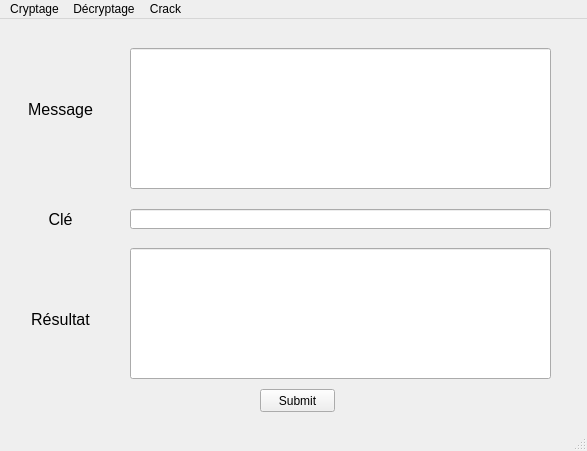
<?xml version="1.0" encoding="UTF-8"?>
<ui version="4.0">
 <class>MainWindow</class>
 <widget class="QMainWindow" name="MainWindow">
  <property name="geometry">
   <rect>
    <x>0</x>
    <y>0</y>
    <width>587</width>
    <height>451</height>
   </rect>
  </property>
  <property name="windowTitle">
   <string>MainWindow</string>
  </property>
  <widget class="QWidget" name="centralwidget">
   <widget class="QLabel" name="label_message">
    <property name="geometry">
     <rect>
      <x>20</x>
      <y>80</y>
      <width>81</width>
      <height>21</height>
     </rect>
    </property>
    <property name="font">
     <font>
      <pointsize>12</pointsize>
     </font>
    </property>
    <property name="locale">
     <locale language="English" country="UnitedStates"/>
    </property>
    <property name="text">
     <string>Message</string>
    </property>
    <property name="alignment">
     <set>Qt::AlignCenter</set>
    </property>
   </widget>
   <widget class="QLabel" name="label_key">
    <property name="geometry">
     <rect>
      <x>20</x>
      <y>190</y>
      <width>81</width>
      <height>21</height>
     </rect>
    </property>
    <property name="font">
     <font>
      <pointsize>12</pointsize>
     </font>
    </property>
    <property name="locale">
     <locale language="English" country="UnitedStates"/>
    </property>
    <property name="text">
     <string>Clé</string>
    </property>
    <property name="alignment">
     <set>Qt::AlignCenter</set>
    </property>
   </widget>
   <widget class="QLabel" name="label_result">
    <property name="geometry">
     <rect>
      <x>20</x>
      <y>290</y>
      <width>81</width>
      <height>21</height>
     </rect>
    </property>
    <property name="font">
     <font>
      <pointsize>12</pointsize>
     </font>
    </property>
    <property name="locale">
     <locale language="English" country="UnitedStates"/>
    </property>
    <property name="text">
     <string>Résultat</string>
    </property>
    <property name="alignment">
     <set>Qt::AlignCenter</set>
    </property>
   </widget>
   <widget class="QLineEdit" name="lineEdit_message">
    <property name="geometry">
     <rect>
      <x>130</x>
      <y>29</y>
      <width>421</width>
      <height>141</height>
     </rect>
    </property>
    <property name="text">
     <string/>
    </property>
    <property name="alignment">
     <set>Qt::AlignLeading|Qt::AlignLeft|Qt::AlignTop</set>
    </property>
   </widget>
   <widget class="QLineEdit" name="lineEdit_key">
    <property name="geometry">
     <rect>
      <x>130</x>
      <y>190</y>
      <width>421</width>
      <height>20</height>
     </rect>
    </property>
   </widget>
   <widget class="QLineEdit" name="lineEdit_result">
    <property name="geometry">
     <rect>
      <x>130</x>
      <y>229</y>
      <width>421</width>
      <height>131</height>
     </rect>
    </property>
    <property name="readOnly">
     <bool>true</bool>
    </property>
   </widget>
   <widget class="QPushButton" name="pushButton_Submit">
    <property name="geometry">
     <rect>
      <x>260</x>
      <y>370</y>
      <width>75</width>
      <height>23</height>
     </rect>
    </property>
    <property name="text">
     <string>Submit</string>
    </property>
   </widget>
  </widget>
  <widget class="QMenuBar" name="menubar">
   <property name="geometry">
    <rect>
     <x>0</x>
     <y>0</y>
     <width>587</width>
     <height>21</height>
    </rect>
   </property>
   <widget class="QMenu" name="menuCryptage">
    <property name="title">
     <string>Cryptage</string>
    </property>
    <widget class="QMenu" name="menuBasiques">
     <property name="title">
      <string>Basiques</string>
     </property>
     <addaction name="actionCesar"/>
     <addaction name="actionVegenere"/>
     <addaction name="actionSubstitution"/>
     <addaction name="actionTransposition"/>
    </widget>
    <widget class="QMenu" name="menuSym_triques">
     <property name="title">
      <string>Symétriques</string>
     </property>
     <addaction name="actionDES"/>
    </widget>
    <widget class="QMenu" name="menuAsym_triques">
     <property name="title">
      <string>Asymétriques</string>
     </property>
     <addaction name="actionRSA"/>
    </widget>
    <addaction name="menuBasiques"/>
    <addaction name="separator"/>
    <addaction name="menuSym_triques"/>
    <addaction name="separator"/>
    <addaction name="menuAsym_triques"/>
   </widget>
   <widget class="QMenu" name="menuDecryptage">
    <property name="title">
     <string>Décryptage</string>
    </property>
    <widget class="QMenu" name="menuBasiques_2">
     <property name="title">
      <string>Basiques</string>
     </property>
     <addaction name="actionCesar_2"/>
     <addaction name="actionVegenere_2"/>
     <addaction name="actionSubstitution_2"/>
     <addaction name="actionTransposition_2"/>
    </widget>
    <widget class="QMenu" name="menuSym_triques_2">
     <property name="title">
      <string>Symétriques</string>
     </property>
     <addaction name="actionDES_2"/>
    </widget>
    <widget class="QMenu" name="menuAsym_triques_2">
     <property name="title">
      <string>Asymétriques</string>
     </property>
     <addaction name="actionRSA_2"/>
    </widget>
    <addaction name="menuBasiques_2"/>
    <addaction name="separator"/>
    <addaction name="menuSym_triques_2"/>
    <addaction name="separator"/>
    <addaction name="menuAsym_triques_2"/>
   </widget>
   <widget class="QMenu" name="menuCrack">
    <property name="title">
     <string>Crack</string>
    </property>
    <widget class="QMenu" name="menuBasiques_3">
     <property name="title">
      <string>Basiques</string>
     </property>
     <addaction name="actionVegenere3"/>
    </widget>
    <addaction name="menuBasiques_3"/>
    <addaction name="separator"/>
    <addaction name="actionSymetriques_3"/>
    <addaction name="separator"/>
    <addaction name="actionAsym_triques_3"/>
   </widget>
   <addaction name="menuCryptage"/>
   <addaction name="menuDecryptage"/>
   <addaction name="menuCrack"/>
  </widget>
  <widget class="QStatusBar" name="statusbar"/>
  <action name="actionSymetriques_3">
   <property name="text">
    <string>Symétriques</string>
   </property>
  </action>
  <action name="actionAsym_triques_3">
   <property name="text">
    <string>Asymétriques</string>
   </property>
  </action>
  <action name="actionCesar">
   <property name="text">
    <string>César</string>
   </property>
  </action>
  <action name="actionVegenere">
   <property name="text">
    <string>Vegenère</string>
   </property>
  </action>
  <action name="actionSubstitution">
   <property name="text">
    <string>Substitution</string>
   </property>
  </action>
  <action name="actionTransposition">
   <property name="text">
    <string>Transposition</string>
   </property>
  </action>
  <action name="actionCesar_2">
   <property name="text">
    <string>César</string>
   </property>
  </action>
  <action name="actionVegenere_2">
   <property name="text">
    <string>Vegenère</string>
   </property>
  </action>
  <action name="actionSubstitution_2">
   <property name="text">
    <string>Substitution</string>
   </property>
  </action>
  <action name="actionTransposition_2">
   <property name="text">
    <string>Transposition</string>
   </property>
  </action>
  <action name="actionVegenere3">
   <property name="text">
    <string>Vegenère</string>
   </property>
  </action>
  <action name="actionDES">
   <property name="text">
    <string>DES</string>
   </property>
  </action>
  <action name="actionRSA">
   <property name="text">
    <string>RSA</string>
   </property>
  </action>
  <action name="actionDES_2">
   <property name="text">
    <string>DES</string>
   </property>
  </action>
  <action name="actionRSA_2">
   <property name="text">
    <string>RSA</string>
   </property>
  </action>
 </widget>
 <resources/>
 <connections/>
</ui>
